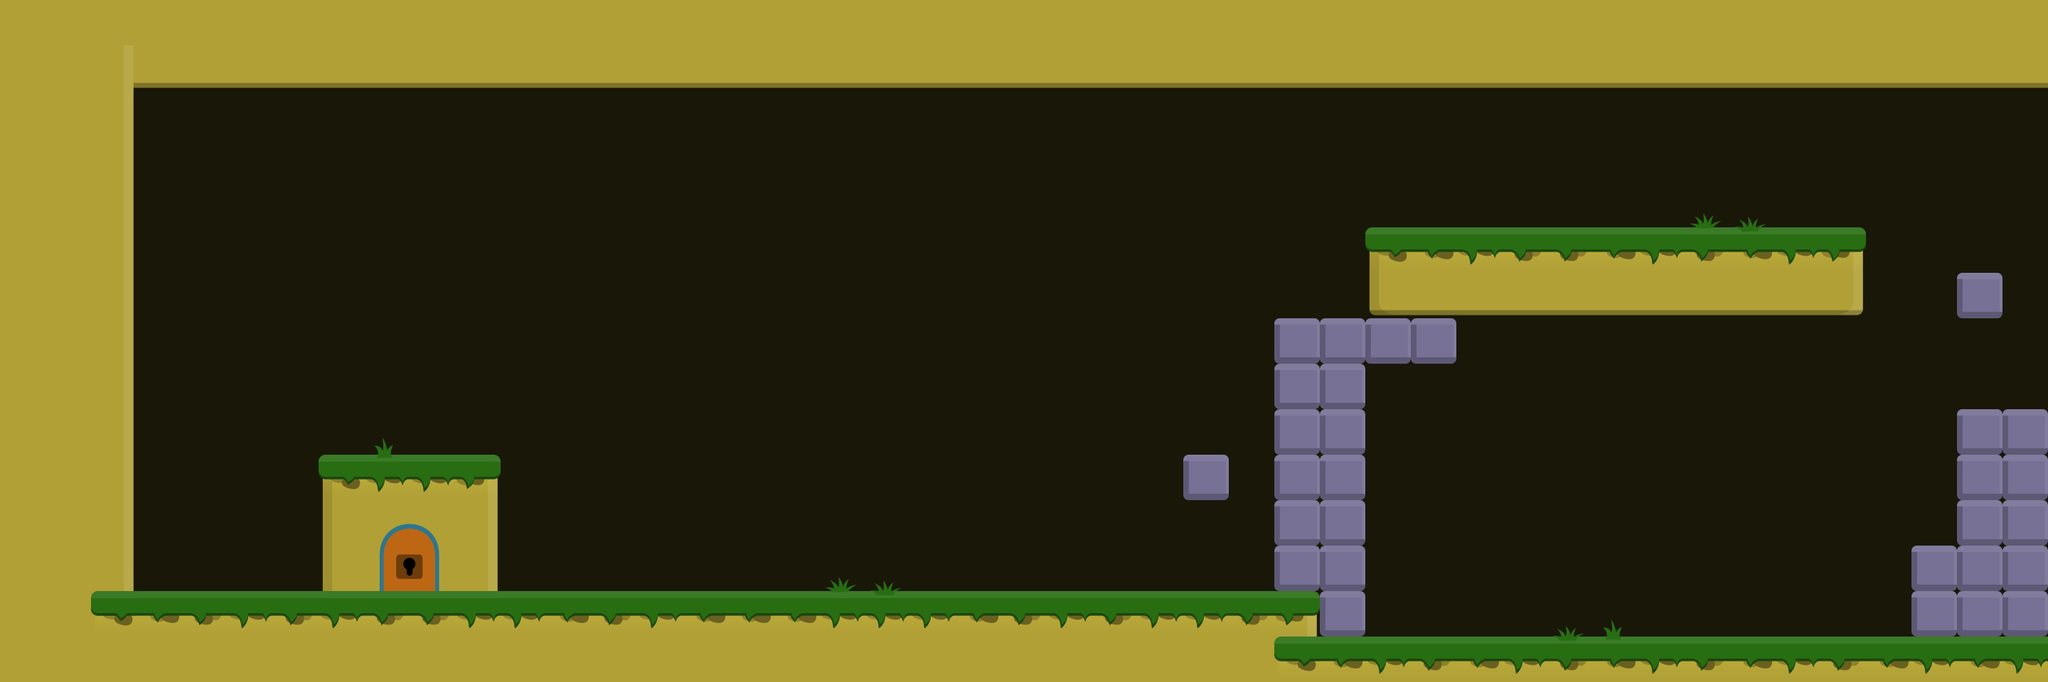

Below is a game level as drawn by its tile map, then a one-line description and the .tmx that defines it (tile-layer data replaced by summaries):
An orthogonal 45x15 tile map with 64x64 px tiles, 4 tile layers (Tile Layer 4, Tile Layer 2, Tile Layer 1, Tile Layer 3) and 30 objects (9x coin, door, enemy1, enemy2).

<map version="1.0" orientation="orthogonal" renderorder="right-down" width="45" height="15" tilewidth="64" tileheight="64">
 <tileset firstgid="1" name="tiled1" tilewidth="64" tileheight="64">
  <image source="tiled1.png" width="1024" height="1024" />
 </tileset>
 <layer name="Tile Layer 4" width="45" height="15">
  <data>[675 cells, 586 non-empty, 1 distinct tile ids]</data>
 </layer>
 <layer name="Tile Layer 2" width="45" height="15">
  <data>[675 cells, 5 non-empty, 3 distinct tile ids]</data>
 </layer>
 <layer name="Tile Layer 1" width="45" height="15">
  <data>[675 cells, 259 non-empty, 16 distinct tile ids]</data>
 </layer>
 <layer name="Tile Layer 3" width="45" height="15">
  <data>[675 cells, 18 non-empty, 10 distinct tile ids]</data>
 </layer>
 <objectgroup name="bricks">
  <object x="2624" y="384" width="128" height="64" />
  <object x="2816" y="384" width="64" height="64" />
  <object x="1664" y="448" width="128" height="64" />
  <object x="1600" y="512" width="64" height="128" />
  <object x="1536" y="640" width="128" height="64" />
 </objectgroup>
 <objectgroup name="Object Layer 1">
  <object name="door" x="554.333" y="766.333" width="42.6667" height="62.6667" />
  <object name="coin" x="640" y="448" width="64" height="64" />
  <object name="coin" x="1408" y="512" width="64" height="64" />
  <object name="coin" x="1792" y="192" width="64" height="64" />
  <object name="enemy1" x="1536" y="768" width="64" height="64" />
  <object x="448" y="640" width="256" height="64" />
  <object x="0" y="0" width="192" height="960" />
  <object x="192" y="0" width="3008" height="128" />
  <object x="2880" y="832" width="192" height="128" />
  <object x="192" y="832" width="1664" height="128" />
  <object x="2752" y="384" width="64" height="64" />
  <object x="2752" y="576" width="128" height="320" />
  <object x="2688" y="768" width="64" height="128" />
  <object x="1856" y="896" width="1024" height="64" />
  <object x="1792" y="448" width="128" height="448" />
  <object x="1920" y="448" width="128" height="64" />
  <object x="1920" y="320" width="704" height="128" />
  <object name="coin" x="2176" y="576" width="64" height="64" />
  <object name="coin" x="2304" y="576" width="64" height="64" />
  <object name="coin" x="2432" y="576" width="64" height="64" />
  <object name="coin" x="2176" y="704" width="64" height="64" />
  <object name="coin" x="2432" y="704" width="64" height="64" />
  <object name="coin" x="2752" y="192" width="64" height="64" />
  <object name="enemy2" x="2560" y="256" width="64" height="64" />
  <object x="1664" y="640" width="64" height="64" />
 </objectgroup>
</map>